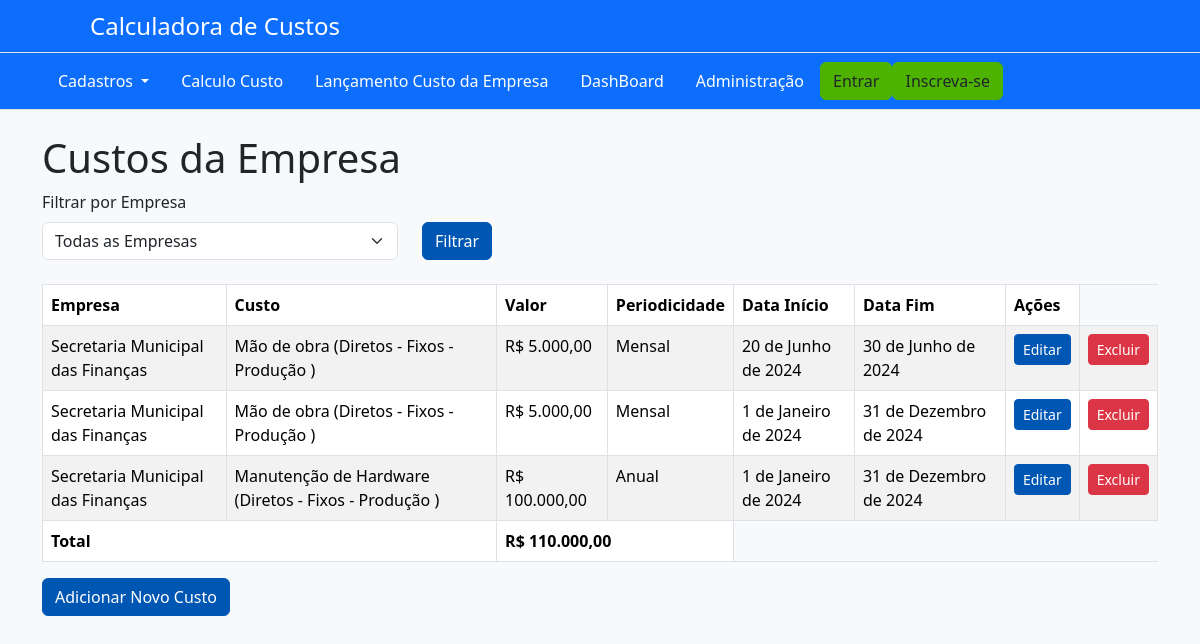
The page /listarempresacusto/ on the database as committed earlier.
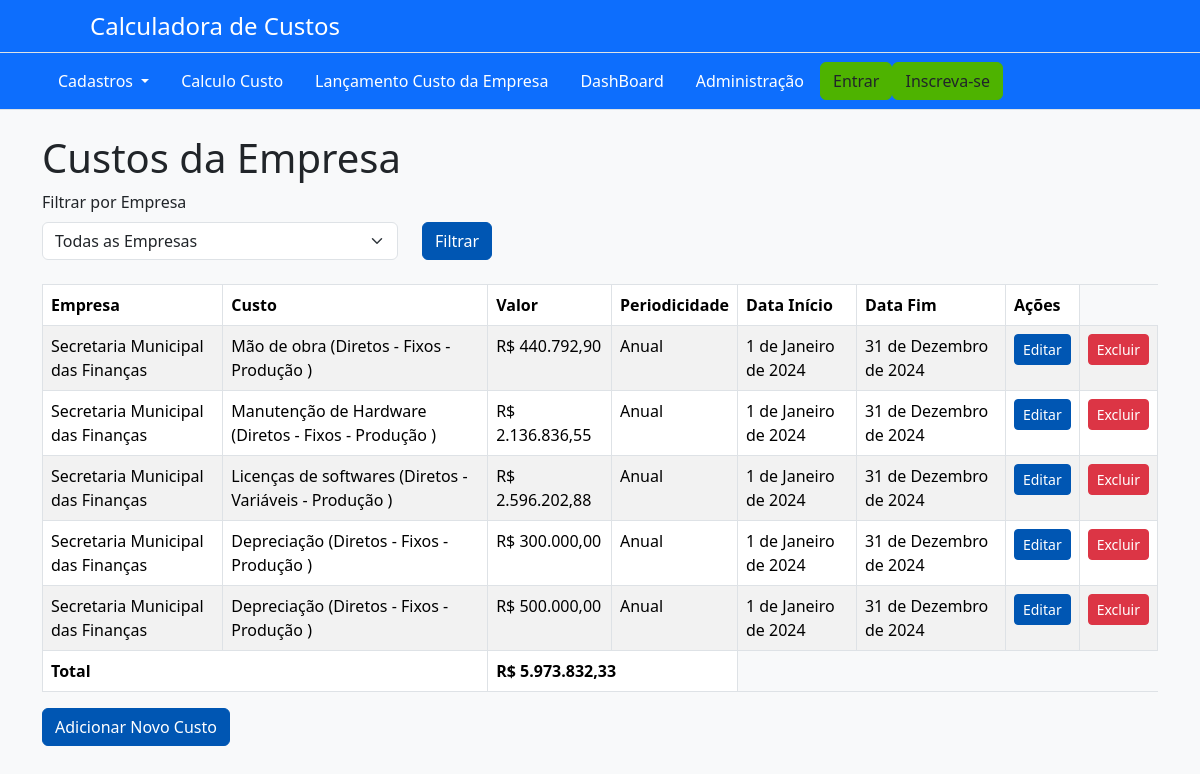
The same page on the database as committed later.
### AppCalculadora/models.py (models this page shows, shortened)
class EmpresaCusto(models.Model):
    empresa = models.ForeignKey(Empresa, on_delete=models.RESTRICT, related_name="empresa_custos")
    custo = models.ForeignKey(Custo, on_delete=models.RESTRICT)
    valor = models.DecimalField(max_digits=12, decimal_places=2)
    periodicidade = models.CharField(default="anual", max_length=255, choices=[('mensal', 'Mensal'), ('anual', 'Anual')])
    data_inicio = models.DateField(default=datetime.date.today)
    data_fim = models.DateField(null=True, blank=True)

class Empresa(models.Model):
    nome = models.CharField(max_length=255)
    endereco = models.CharField(max_length=255)
    telefone = models.CharField(max_length=20)
    email = models.EmailField(max_length=255)
    website = models.CharField(max_length=255)

class Custo(models.Model):
    descricao = models.CharField(max_length=255)
    tipo_custo = models.ForeignKey(TipoCusto, on_delete=models.CASCADE, related_name="custos", default=1)
    funcao_custo = models.ForeignKey(FuncaoCusto, on_delete=models.CASCADE, related_name="custos", default=1)
    comportamento_custo = models.ForeignKey(ComportamentoCusto, on_delete=models.CASCADE, related_name="custos", default=1)  # assumindo que existe um ComportamentoCusto com ID 1

class ComportamentoCusto(models.Model):
    nome = models.CharField(max_length=255)
    exemplos = models.TextField()

class TipoCusto(models.Model):
    nome = models.CharField(max_length=255, help_text="Nome do tipo de custo (ex: Pessoal, Energia, Licenças)")
    descricao = models.TextField(help_text="Descrição do tipo de custo")

class FuncaoCusto(models.Model):
    nome = models.CharField(max_length=255)
    exemplos = models.TextField()

### AppCalculadora/views.py (the view)
# urls.py: path('listarempresacusto/', views.listar_empresa_custo, name='listarEmpresaCusto'),
def listar_empresa_custo(request):
    empresa_id = request.GET.get('empresa')
    if empresa_id:
        empresacustos = EmpresaCusto.objects.filter(empresa_id=empresa_id)
    else:
        empresacustos = EmpresaCusto.objects.all()
    empresas = Empresa.objects.all()
    return render(request, 'empresacusto/listar_empresa_custo.html', {
        'empresacustos': empresacustos,
        'empresas': empresas,
    })

### AppCalculadora/templatetags/form_tags.py (called while the page is built)
@register.filter(name='sum')
def sum_values(queryset, field):
    return sum(getattr(item, field) for item in queryset)

@register.filter(name='currency')
def currency(value):
    return f'R$ {value:,.2f}'.replace(',', 'X').replace('.', ',').replace('X', '.')

### AppCalculadora/templates/empresacusto/listar_empresa_custo.html (shortened to what this page needs)
{% extends 'base.html' %}
{% load form_tags %}
{% block content %}
<div class="container mt-4">
    <h1 class="page-title">Custos da Empresa</h1>
    <form method="get" class="mb-4">
        <div class="row">
            <div class="col-md-4">
                <label for="empresa" class="form-label">Filtrar por Empresa</label>
                <select id="empresa" name="empresa" class="form-select">
                    <option value="">Todas as Empresas</option>
                </select>
            </div>
            <div class="col-md-4 d-flex align-items-end">
                <button type="submit" class="btn btn-primary">Filtrar</button>
            </div>
        </div>
    </form>
    <table class="table table-striped table-bordered">
        <thead class="thead-dark">
            <tr>
                <th>Empresa</th>
                <th>Custo</th>
                <th>Valor</th>
                <th>Periodicidade</th>
                <th>Data Início</th>
                <th>Data Fim</th>
                <th>Ações</th>
            </tr>
        </thead>
        <tbody>
            {% for empresacusto in empresacustos %}
            <tr>
                <td>{{ empresacusto.empresa.nome }}</td>
                <td>{{ empresacusto.custo.descricao }} ({{ empresacusto.custo.comportamento_custo.nome }} - {{ empresacusto.custo.tipo_custo.nome }} - {{ empresacusto.custo.funcao_custo.nome }} )</td>
                <td style="width: auto; font-size: 10 px;">{{ empresacusto.valor|currency }}</td>
                <td>{{ empresacusto.get_periodicidade_display }}</td>
                <td>{{ empresacusto.data_inicio }}</td>
                <td>{{ empresacusto.data_fim }}</td>
                <td>
                    <a href="{% url 'editarEmpresaCusto' empresacusto.pk %}" class="btn btn-primary btn-sm">Editar</a>
                </td>
                <td>
                    <a href="{% url 'excluirEmpresaCusto' empresacusto.pk %}" class="btn btn-danger btn-sm">Excluir</a>
                </td>
            </tr>
            {% endfor %}
        </tbody>
        <tfoot>
            <tr>
                <td colspan="2"><strong>Total</strong></td>
                <td colspan="2"><strong>{{ empresacustos|sum:'valor'|currency }}</strong></td>
            </tr>
        </tfoot>
    </table>
    <a href="{% url 'cadastrarEmpresaCusto' %}" class="btn btn-primary">Adicionar Novo Custo</a>
</div>
{% endblock %}

### AppCalculadora/templates/base.html (shortened to what this page needs)
<!DOCTYPE html>
<html lang="pt">
<head>
    {% load static %}
    <link rel="stylesheet" href="{% static 'css/bootstrap.min.css' %}">
    <link rel="stylesheet" href="{% static 'css/custom.css' %}">
</head>
<body>
    <header>
        <div class="px-3 py-2 bg-primary text-white border-bottom">
            <div class="container">
                <a href="/" class="d-flex align-items-center my-2 my-lg-0 me-lg-auto text-white text-decoration-none">
                    <svg class="bi me-2" width="40" height="32" role="img" aria-label="Bootstrap">
                        <use xlink:href="#bootstrap" />
                    </svg>
                    <span class="fs-4">Calculadora de Custos</span>
                </a>
            </div>
        </div>
        <div class="px-3 py-2 bg-primary text-white border-bottom">
            <div class="container">
                <div class="d-flex flex-wrap align-items-center justify-content-center justify-content-lg-start">
                    <ul class="nav col-12 col-lg-auto my-2 justify-content-center my-md-0 text-small">
                        <li class="nav-item dropdown">
                            <a class="nav-link dropdown-toggle text-white" href="#" id="navbarDropdown" role="button"
                                data-bs-toggle="dropdown" aria-expanded="false">
                                Cadastros
                            </a>
                        </li>
                        <li>
                            <a class="nav-link text-white" href="{% url 'calcularCustoDatacenter' %}">Calculo
                                Custo</a>
                        </li>
                        <li>
                            <a class="nav-link text-white" href="{% url 'listarEmpresaCusto' %}">Lançamento
                                Custo
                                da Empresa</a>
                        </li>
                        <li class="nav-item">
                        <li class="nav-item">
                            <a href="#" class="nav-link text-white">
                                DashBoard
                            </a>
                        </li>
                        <li class="nav-item">
                            <a href="#" class="nav-link text-white">
                                Administração
                            </a>
                        </li>
                    </ul>
                    <button type="button" class="btn btn-alternative">Entrar</button>
                    <button type="button" class="btn btn-alternative">Inscreva-se</button>
                </div>
            </div>
        </div>
    </header>
    <main>
        {% block content %}{% endblock %}
    </main>
</body>
</html>

### AppCalculadora/static/css/custom.css (style rules this page uses)
body { background-color: #f8f9fa; color: #212529; }
header, .navbar-dark { background-color: #fff200; color: #ffffff; }
.navbar-brand, .nav-link, .btn-light { color: #ffffff !important; }
.btn-primary { background-color: #0056b3; border-color: #0056b3; }
.btn-alternative { background-color: #4eb300; border-color: #4eb300; }

Rows that differ between the two databases and show on the page:
removed EmpresaCusto: empresa.nome "Secretaria Municipal das Finanças", custo.descricao "Mão de obra", custo.comportamento_custo.nome "Diretos", custo.tipo_custo.nome "Fixos", custo.funcao_custo.nome "Produção", valor "R$ 5.000,00", periodicidade "Mensal", data_inicio "1 de Janeiro de 2024", data_fim "31 de Dezembro de 2024"
changed EmpresaCusto "Mão de obra": valor "R$ 5.000,00" → "R$ 440.792,90"; periodicidade "Mensal" → "Anual"; data_inicio "20 de Junho de 2024" → "1 de Janeiro de 2024"; data_fim "30 de Junho de 2024" → "31 de Dezembro de 2024"
changed EmpresaCusto "Manutenção de Hardware": valor "R$ 100.000,00" → "R$ 2.136.836,55"
added EmpresaCusto: empresa.nome "Secretaria Municipal das Finanças", custo.descricao "Licenças de softwares", custo.comportamento_custo.nome "Diretos", custo.tipo_custo.nome "Variáveis", custo.funcao_custo.nome "Produção", valor "R$ 2.596.202,88", periodicidade "Anual", data_inicio "1 de Janeiro de 2024", data_fim "31 de Dezembro de 2024"
added EmpresaCusto: empresa.nome "Secretaria Municipal das Finanças", custo.descricao "Depreciação", custo.comportamento_custo.nome "Diretos", custo.tipo_custo.nome "Fixos", custo.funcao_custo.nome "Produção", valor "R$ 300.000,00", periodicidade "Anual", data_inicio "1 de Janeiro de 2024", data_fim "31 de Dezembro de 2024"
added EmpresaCusto: empresa.nome "Secretaria Municipal das Finanças", custo.descricao "Depreciação", custo.comportamento_custo.nome "Diretos", custo.tipo_custo.nome "Fixos", custo.funcao_custo.nome "Produção", valor "R$ 500.000,00", periodicidade "Anual", data_inicio "1 de Janeiro de 2024", data_fim "31 de Dezembro de 2024"
Other text that changed with them:
{{ empresacustos|sum:'valor'|currency }}: "R$ 110.000,00" → "R$ 5.973.832,33"
